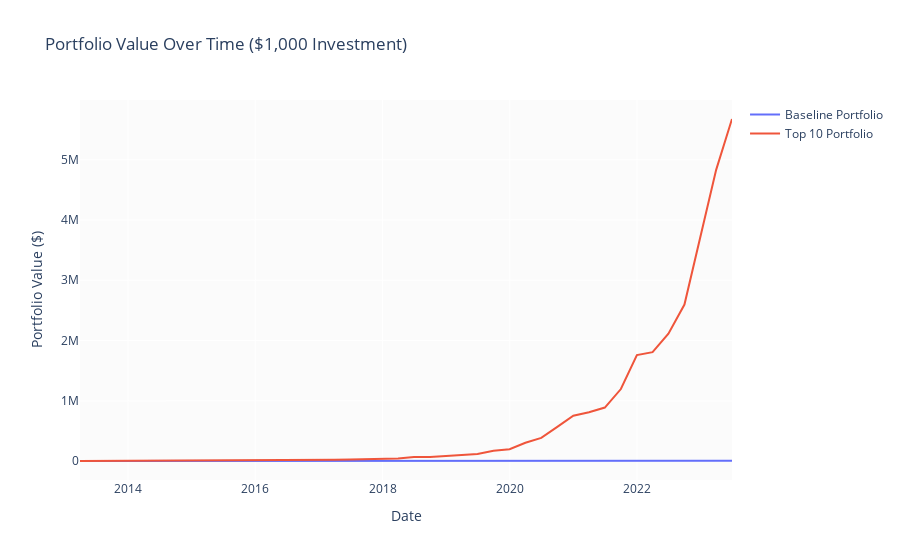

Source (notebook cell):
### Code cell
import plotly.graph_objects as go

# Assuming you have a dataframe 'df_avg' with columns 'datadate', 'baseline_portfolio', and 'top_10'

# Calculate the cumulative return for both portfolios
df_avg['baseline_cum_return'] = (1 + df_avg['baseline']).cumprod()
df_avg['top_10_cum_return'] = (1 + df_avg['top_10']).cumprod()

# Calculate the value over time of a $1,000 investment
initial_investment = 1000
df_avg['baseline_value'] = initial_investment * df_avg['baseline_cum_return']
df_avg['top_10_value'] = initial_investment * df_avg['top_10_cum_return']

# Create the plot
fig = go.Figure()

# Add baseline portfolio trace
fig.add_trace(go.Scatter(x=df_avg['datadate'], y=df_avg['baseline_value'],
                         mode='lines', name='Baseline Portfolio'))

# Add top_10 portfolio trace
fig.add_trace(go.Scatter(x=df_avg['datadate'], y=df_avg['top_10_value'],
                         mode='lines', name='Top 10 Portfolio'))

# Update the layout
fig.update_layout(
    title='Portfolio Value Over Time ($1,000 Investment)',
    xaxis_title='Date',
    yaxis_title='Portfolio Value ($)',
)

# Show the plot
fig.show()
